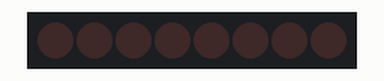
Bench run of a sketch on a simulated Arduino Uno, built with avr-gcc and run on an emulated ATmega328P. On the bench: 8 shift-register outputs drawn as a row of LEDs (first output left, lit = HIGH). Wiring (inferred from the names in the program): shift register (74HC595): data pin 12; shift clock pin 10; latch pin 11. Wiring (inferred from the signals the program sends): row of LEDs: on Q0, Q1, Q2, Q3, Q4, Q5, Q6, Q7.

Above: at 0.2 s.
At 1.2 s:
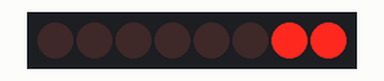
At 1.7 s:
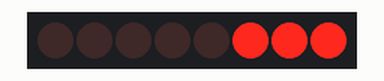
At 2.2 s:
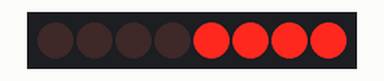
At 3.2 s:
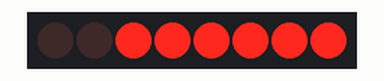
At 4.7 s:
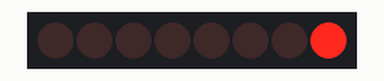
Timing chart, 0 to 5.2 s (numbered marks = the images above):
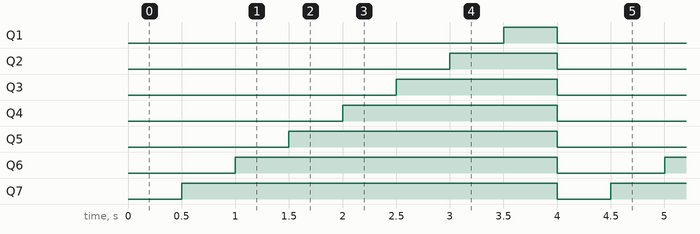

The sketch:

demo3.ino
```cpp
int latchPin = 11;  // ST_CP / RCK (  12) của 74HC595
int clockPin = 10;  // SH_CP / SCK (pin 11) của 74HC595
int dataPin = 12;   // DS    / SDI (pin 14) của 74HC595
void shift_out_1_byte(int ledStatus)
{
  //digitalWrite(latchPin, LOW); //các đèn LED sẽ không sáng khi bạn digital LOW
  shiftOut(dataPin, clockPin, MSBFIRST, ledStatus);
  digitalWrite(latchPin, HIGH);//các đèn LED sẽ sáng với trạng thái vừa được cập nhập
  digitalWrite(latchPin, LOW);
}
void shift_out_2_byte(int byte1, int byte2)
{
  shiftOut(dataPin, clockPin, MSBFIRST, byte2);
  shiftOut(dataPin, clockPin, MSBFIRST, byte1);
  digitalWrite(latchPin, HIGH);//các đèn LED sẽ sáng với trạng thái vừa được cập nhập
  digitalWrite(latchPin, LOW);
}
byte led1[] = {0x00,0x80,0xC0,0xE0,0xF0,0xF8,0xFC,0xFE,0xFF, };
byte led2[] = {0x00,0x80,0xC0,0xE0,0xF0,0xF8,0xFC,0xFE,0xFF, };
void setup()
{
  pinMode(latchPin, OUTPUT);
  pinMode(clockPin, OUTPUT);
  pinMode(dataPin, OUTPUT);
}
void loop()
{
//  shift_out_2_byte(led1[1],led2[1]);
//  delay(500);
//  shift_out_2_byte(led1[2],led2[2]);
//  delay(500);
//  shift_out_2_byte(led1[3],led2[3]);
//  delay(500);
//  shift_out_2_byte(led1[4],led2[4]);
//  delay(500);
  for ( int i=0; i<8; i++)
  {
    shift_out_1_byte(led1[i]);
    delay(500);
  }
//  shift_out_2_byte(led1[5],led2[4]);
//  delay(500);
//  shift_out_2_byte(led1[6],led2[4]);
//  delay(500);
//  shift_out_2_byte(led1[7],led2[4]);
//  delay(500);
//  shift_out_2_byte(led1[8],led2[4]);
//  delay(500);
//  for ( int i=5; i<9;i++)
//  {
//    shift_out_2_byte(led1[i],led2[4]);
//    delay(500);
//  }
//  delay(500);
}
```

Measured:
- by itself, Q1: alternates HIGH for 0.50 s and LOW for 3.5 s
- by itself, Q2: alternates HIGH for 1.0 s and LOW for 3.0 s
- by itself, Q3: alternates HIGH for 1.5 s and LOW for 2.5 s
- by itself, Q4: alternates HIGH for 2.0 s and LOW for 2.0 s
- by itself, Q5: alternates HIGH for 2.5 s and LOW for 1.5 s
- by itself, Q6: alternates HIGH for 3.0 s and LOW for 1.0 s
- by itself, Q7: alternates HIGH for 3.5 s and LOW for 0.50 s
